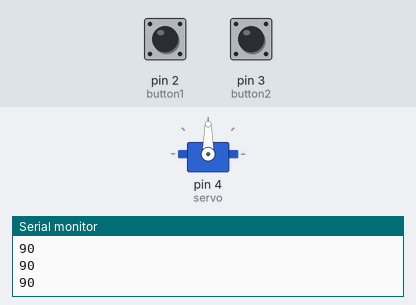
Bench run of a sketch on a simulated Arduino Uno, built with avr-gcc and run on an emulated ATmega328P. On the bench: servo, the last lines printed to the serial monitor. Inputs (shaded band) come from the test bench; at power-on: pin 2 (button1) LOW, pin 3 (button2) LOW.

Above: at 1.2 s.
1.3 s: pin 2 (button1) pulled HIGH for 1 s
At 2.6 s:
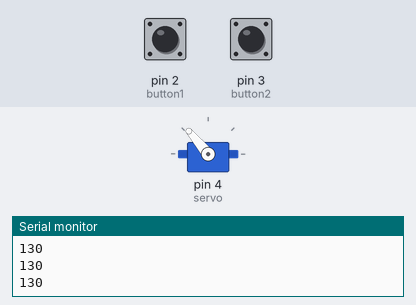
4.3 s: pin 3 (button2) pulled HIGH for 3.2 s
At 8.6 s:
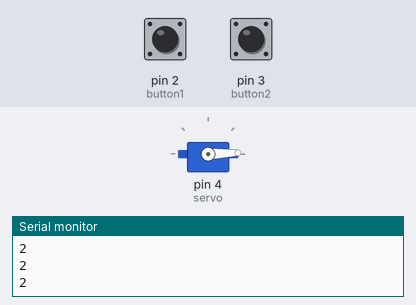
9.0 s: pin 3 (button2) pulled HIGH for 0.15 s
At 9.4 s:
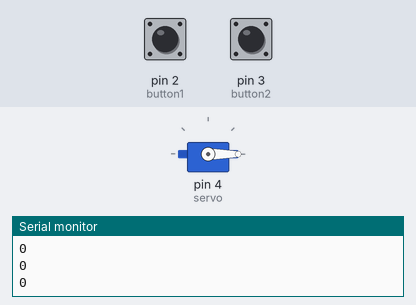
10.6 s: pin 2 (button1) pulled HIGH for 3.2 s
At 11.1 s:
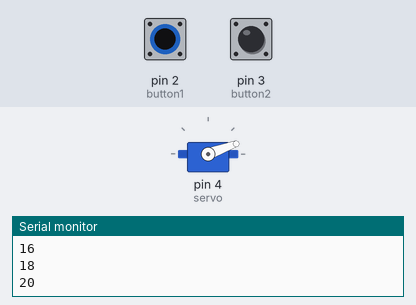
15.3 s: pin 2 (button1) pulled HIGH for 1 s
At 17.3 s:
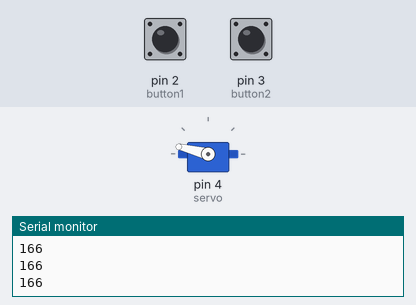
18.3 s: pin 2 (button1) pulled HIGH for 3.2 s
At 18.9 s:
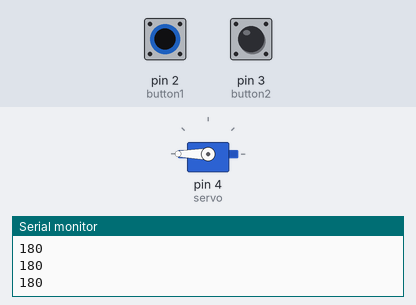
Timing chart, 0 to 21.3 s (numbered marks = the images above; inputs shaded):
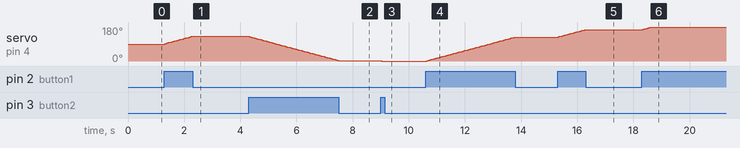

Measured:
- after the input at 1.3 s, servo on pin 4 (servo): moves from 90° to 130° over 0.95 s, starting at once
- after the input at 4.3 s, servo on pin 4 (servo): moves from 130° to 2° over 3.2 s, starting at once
- after the input at 9.0 s, servo on pin 4 (servo): 2° → 0° at once
- after the input at 10.6 s, servo on pin 4 (servo): moves from 0° to 126° over 3.1 s, starting after 0.05 s
- after the input at 15.3 s, servo on pin 4 (servo): moves from 126° to 166° over 0.95 s, starting at once
- after the input at 18.3 s, servo on pin 4 (servo): 166° → 180° at once

The sketch:

P4H2_IDEKE.ino
```cpp
/*
Itamar Dekel
Servo figure it out
2/7/25
*/

#include <Servo.h>
Servo servo;
int myservo = 90;
#define button1 2
#define button2 3

void setup() {
  pinMode(button1, INPUT);
  pinMode(button2, INPUT);
  servo.attach(4);
  servo.write(myservo);
  Serial.begin(9600);
}

void loop() {
  int increase = digitalRead(button1);
  int decrease = digitalRead(button2);

  if (increase == HIGH && decrease == HIGH) {
    // Both buttons pressed: Reset servo to neutral
    myservo = 90;
  }
  else if (increase == HIGH) {
    // Button 1 pressed: Increase servo value
    myservo += 2;
  }
  else if (decrease == HIGH) {
    // Button 2 pressed: Decrease servo value
    myservo -= 2;
  }

  // Constrain servo value to allowable range
  myservo = constrain(myservo, 0, 180);

  // Print current servo value
  Serial.println(myservo);

  // Set servo to the current value
  servo.write(myservo);

  delay(50); // Small delay to avoid excessive changes
}
```
